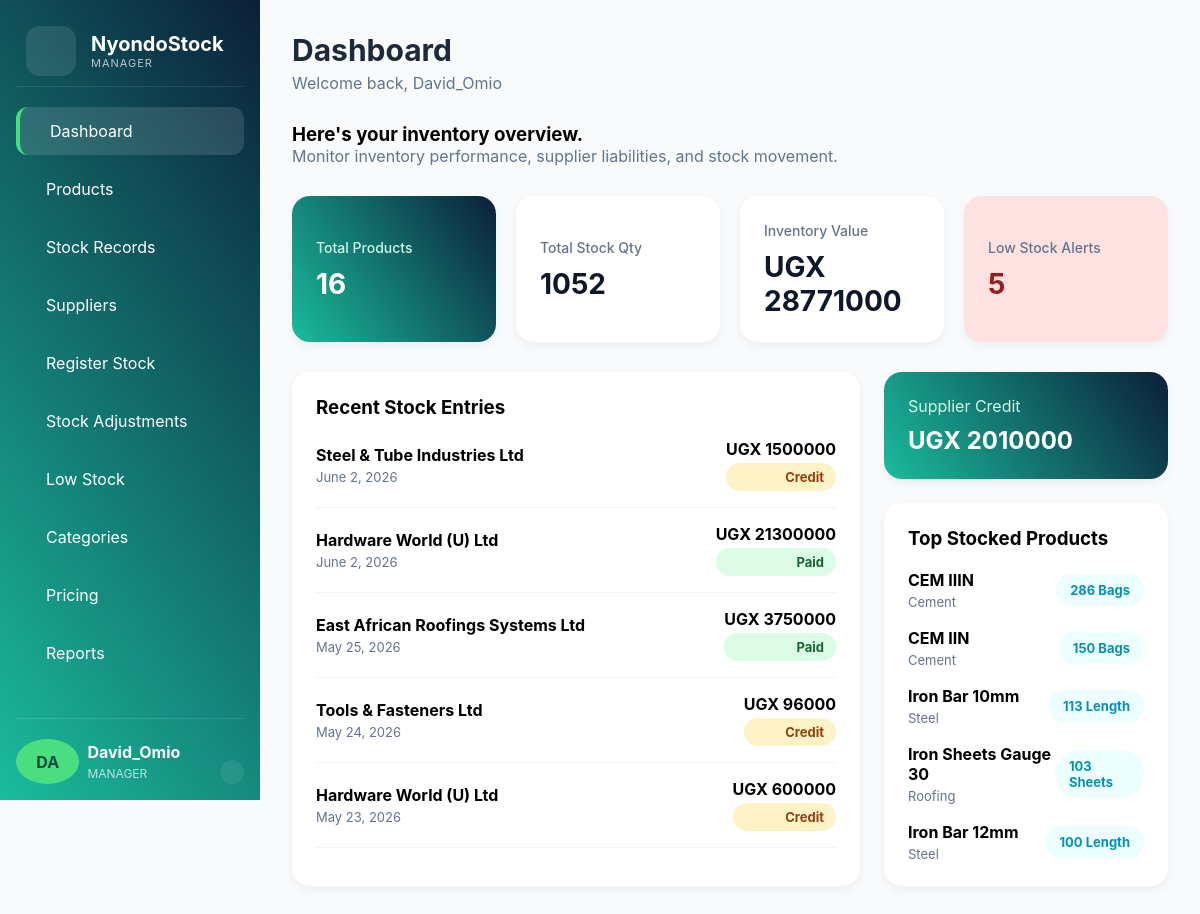
/manager_dashboard/ (signed in), run on the app's committed database.
### inventory_app/models.py (models this page shows, shortened)
class StockEntry(models.Model):
    PAYMENT_METHODS = (
        ('CASH', 'Cash'),
        ('MOMO', 'Mobile Money'),
        ('BANK', 'Bank Transfer'),
        ('CHEQUE', 'Cheque'),
    )
    supplier = models.ForeignKey(
        Supplier,
        on_delete=models.CASCADE
    )
    added_by = models.ForeignKey(
        'auth.User',
        on_delete=models.SET_NULL,
        null=True
    )
    invoice_number = models.CharField(
        max_length=100,
        blank=True,
        null=True
    )
    stock_date = models.DateField(default=now)
    supplied_on_credit = models.BooleanField(default=False)
    total_cost = models.DecimalField(
        max_digits=12,
        decimal_places=2,
        default=0
    )
    payment_method = models.CharField(
        max_length=20,
        choices=PAYMENT_METHODS,
        blank=True,
        null=True
    )
    transaction_reference = models.CharField(
        max_length=100,
        blank=True,
        null=True
    )
    notes = models.TextField(
        blank=True,
        null=True
    )
    date_added = models.DateTimeField(
        auto_now_add=True
    )

class Supplier(models.Model):
    COMPANY_TYPES = (
        ('SOLE', 'Sole Proprietorship'),
        ('PARTNERSHIP', 'Partnership'),
        ('LLC', 'Limited Liability Company'),
        ('CORPORATION', 'Corporation'),
    )
    supplier_name = models.CharField(max_length=150)
    contact_person = models.CharField(max_length=100)
    job_title = models.CharField(
        max_length=100,
        blank=True
    )
    phone_number = models.CharField(max_length=20)
    alternative_phone = models.CharField(
        max_length=20,
        blank=True
    )
    email = models.EmailField(blank=True)
    company_type = models.CharField(
        max_length=30,
        choices=COMPANY_TYPES,
        blank=True
    )
    business_registration_number = models.CharField(
        max_length=100,
        blank=True
    )
    tin_number = models.CharField(
        max_length=100,
        blank=True
    )
    website = models.URLField(blank=True)
    address = models.TextField(blank=True)
    city = models.CharField(
        max_length=100,
        blank=True
    )
    country = models.CharField(
        max_length=100,
        default='Uganda'
    )
    balance_due = models.DecimalField(
        max_digits=12,
        decimal_places=2,
        default=0
    )
    is_credit_supplier = models.BooleanField(default=False)
    created_at = models.DateTimeField(
        auto_now_add=True
    )

class Product(models.Model):
    UNIT_CHOICES = [
        ('Bags', 'Bags'),
        ('Pieces', 'Pieces'),
        ('Kgs', 'Kgs'),
        ('Rolls', 'Rolls'),
        ('Tonnes', 'Tonnes'),
        ('Length', 'Length'),
        ('Sheets', 'Sheets'),
    ]
    category = models.ForeignKey(Category, on_delete=models.CASCADE)
    sku = models.CharField(max_length=50, unique=True, blank=True, null=True)
    product_name = models.CharField(max_length=100)
    unit = models.CharField(max_length=20, choices=UNIT_CHOICES)
    unit_cost = models.DecimalField(max_digits=10, decimal_places=2, default=0)
    normal_percentage = models.DecimalField(
    max_digits=5,
    decimal_places=2,
    default=25
)
    retail_percentage = models.DecimalField(
    max_digits=5,
    decimal_places=2,
    default=20
    )
    wholesale_percentage = models.DecimalField(
    max_digits=5,
    decimal_places=2,
    default=10
   )
    normal_price = models.DecimalField(max_digits=10, decimal_places=2, default=0)
    retail_price = models.DecimalField(max_digits=10, decimal_places=2, default=0)
    wholesale_price = models.DecimalField(max_digits=10, decimal_places=2, default=0)
    quantity = models.PositiveIntegerField(default=0)
    reorder_level = models.PositiveIntegerField(default=10)
    eligible_for_scheme = models.BooleanField(
    default=False)
    is_active = models.BooleanField(default=True)
    created_at = models.DateTimeField(auto_now_add=True)

class Category(models.Model):
    category_name = models.CharField(max_length=100, unique=True)

### inventory_app/views.py (the view)
# urls.py: path('manager_dashboard/', views.manager_dashboard, name='manager_dashboard'),
@login_required
@allowed_roles(['ADMIN', 'MANAGER'])
def manager_dashboard(request):
    products = Product.objects.all()
    total_products = Product.objects.count()
    total_stock_quantity = 0
    total_inventory_value = 0
    for product in products:
        quantity = product.quantity or 0
        unit_cost = product.unit_cost or 0
        total_stock_quantity += quantity
        total_inventory_value += (
            quantity * unit_cost
        )
    low_stock_products = Product.objects.filter(
        quantity__lte=F('reorder_level')
    ).count()
    total_supplier_credit = Supplier.objects.filter(balance_due__gt=0).aggregate(total=Sum('balance_due'))['total'] or 0
    recent_stock = StockEntry.objects.select_related('supplier').order_by('-date_added')[:5]
    top_products = Product.objects.order_by('-quantity')[:5]
    context = {
        'total_products': total_products,
        'total_stock_quantity': total_stock_quantity,
        'total_inventory_value': total_inventory_value,
        'low_stock_products': low_stock_products,
        'total_supplier_credit': total_supplier_credit,
        'recent_stock': recent_stock,
        'top_products': top_products,
    }
    return render(
        request,
        'manager/manager_dashboard.html',
        context
    )

### accounts_app/context_processors.py (called while the page is built)
def user_roles(request):
    user = request.user
    if not user.is_authenticated:
        return {
            "is_admin": False,
            "is_manager": False,
            "is_attendant": False,
        }
    groups = user.groups.values_list("name", flat=True)
    return {
        "is_admin": "ADMIN" in groups,
        "is_manager": "MANAGER" in groups or "ADMIN" in groups,
        "is_attendant": "ATTENDANT" in groups or "ADMIN" in groups,
    }

### templates/manager/manager_dashboard.html (shortened to what this page needs)
{% extends 'manager/base_manager.html' %}
{% block content %}
{% include 'manager/partials/topbar.html' %}
<div class="dashboard-header">
  <div>
    <h3>Here's your inventory overview.</h3>
    <p>
      Monitor inventory performance, supplier liabilities, and stock movement.
    </p>
  </div>
</div>
<div class="stats-grid">
  <div class="stat-card primary">
    <div>
      <span>Total Products</span>
      <h2>{{ total_products }}</h2>
    </div>
  </div>
  <div class="stat-card">
    <div>
      <span>Total Stock Qty</span>
      <h2>{{ total_stock_quantity }}</h2>
    </div>
  </div>
  <div class="stat-card">
    <div>
      <span>Inventory Value</span>
      <h2>UGX {{ total_inventory_value|floatformat:0 }}</h2>
    </div>
  </div>
  <div class="stat-card danger">
    <div>
      <span>Low Stock Alerts</span>
      <h2>{{ low_stock_products }}</h2>
    </div>
  </div>
</div>
<div class="content-grid">
  <div class="card">
    <div class="card-header">
      <h3>Recent Stock Entries</h3>
    </div>
    <div class="activity-list">
      {% for stock in recent_stock %}
      <div class="activity-item">
        <div>
          <strong> {{ stock.supplier.supplier_name }} </strong>
          <span> {{ stock.stock_date }} </span>
        </div>
        <div class="activity-right">
          <strong> UGX {{ stock.total_cost|floatformat:0 }} </strong>
          {% if stock.supplied_on_credit %}
          <span class="badge warning"> Credit </span>
          {% else %}
          <span class="badge success"> Paid </span>
          {% endif %}
        </div>
      </div>
      {% empty %}
      <div class="empty-state">
        <i class="ph ph-package"></i>
        <p>No stock entries yet.</p>
      </div>
      {% endfor %}
    </div>
  </div>
  <div class="side-analytics">
    <div class="card analytics-card">
      <div class="analytics-top">
        <div>
          <span> Supplier Credit </span>
          <h2>UGX {{ total_supplier_credit|floatformat:0 }}</h2>
        </div>
      </div>
    </div>
    <div class="card">
      <div class="card-header">
        <h3>Top Stocked Products</h3>
      </div>
      <div class="top-products">
        {% for product in top_products %}
        <div class="top-product">
          <div>
            <strong> {{ product.product_name }} </strong>
            <span> {{ product.category.category_name }} </span>
          </div>
          <div class="qty-pill">{{ product.quantity }} {{ product.unit }}</div>
        </div>
        {% endfor %}
      </div>
    </div>
  </div>
</div>
{% endblock %}

### templates/manager/partials/sidebar.html (shortened to what this page needs)
<aside class="sidebar">
  <div class="logo-section">
    <div class="logo-icon">
    </div>
    <div>
      <h2>NyondoStock</h2>
      <p>
        <span>{{ request.user.groups.first.name }}</span>
      </p>
    </div>
  </div>
  {% if is_manager and not is_admin %}
  <nav class="nav-menu">
    <a href="{% url 'manager_dashboard' %}"
       class="nav-item {% if request.resolver_match.url_name == 'manager_dashboard' %}active{% endif %}">
       Dashboard
    </a>
    <a href="{% url 'product_list' %}"
       class="nav-item {% if request.resolver_match.url_name == 'product_list' %}active{% endif %}">
       Products
    </a>
    <a href="{% url 'stock_history' %}"
       class="nav-item {% if request.resolver_match.url_name == 'stock_history' %}active{% endif %}">
       Stock Records
    </a>
    <a href="{% url 'supplier_list' %}"
       class="nav-item {% if request.resolver_match.url_name == 'supplier_list' %}active{% endif %}">
       Suppliers
    </a>
    <a href="{% url 'register_stock' %}"
       class="nav-item {% if request.resolver_match.url_name == 'register_stock' %}active{% endif %}">
       Register Stock
    </a>
    <a href="{% url 'stock_adjustments' %}"
       class="nav-item {% if request.resolver_match.url_name == 'stock_adjustments' %}active{% endif %}">
       Stock Adjustments
    </a>
    <a href="{% url 'low_stock' %}"
       class="nav-item {% if request.resolver_match.url_name == 'low_stock' %}active{% endif %}">
       Low Stock
    </a>
    <a href="{% url 'category_list' %}"
       class="nav-item {% if request.resolver_match.url_name == 'category_list' %}active{% endif %}">
       Categories
    </a>
    <a href="{% url 'pricing_list' %}"
       class="nav-item {% if request.resolver_match.url_name == 'pricing_list' %}active{% endif %}">
       Pricing
    </a>
    <a href="{% url 'reports_dashboard' %}"
       class="nav-item {% if request.resolver_match.url_name == 'reports_dashboard' %}active{% endif %}">
       Reports
    </a>
  </nav>
  {% endif %}
  <div class="sidebar-footer">
    <div class="avatar">
      {{ request.user.username|slice:":2"|upper }}
    </div>
    <div class="user-details">
      <div>
      <strong>{{ request.user.username }}</strong>
      <span>
        {{ request.user.groups.first.name }}
      </span>
      </div>
      <a href="{% url 'logout' %}" class="logout-btn">
      </a>
    </div>
  </div>
</aside>

### templates/manager/partials/topbar.html
<header class="topbar">
    <div>
        <h1 class="page-title">
            {% block page_title %}
            Dashboard
            {% endblock %}
        </h1>
        <p class="page-subtitle">
            Welcome back,
            {{ request.user.username }}
        </p>
    </div>
</header>

### templates/manager/base_manager.html (style rules this page uses)
:root { --sidebar-gradient: linear-gradient(235deg, #0b1f3a, #1abc9c); --body-bg: #f8fafc; --card-bg: #ffffff; --text-dark: #1e293b; --text-muted: #64748b; --border-color: #e2e8f0; --shadow: 0 10px 25px rgba(20, 184, 166, 0.14), 0 4px 18px rgba(16, 185, 129, 0.12), 0 0 0 1px rgba(45, 212, 191, 0.08); --radius: 18px; }
* { margin: 0; padding: 0; box-sizing: border-box; font-family: "Inter", sans-serif; }
body { background: var(--body-bg); overflow-x: hidden; }
.sidebar { width: 260px; background: var(--sidebar-gradient); color: white; padding: 16px; display: flex; flex-direction: column; height: 100vh; position: sticky; left: 0; top: 0; overflow-y: auto; flex-shrink: 0; }
.nav-item.active { background: rgba(255, 255, 255, 0.12); color: white; border-left: 4px solid #4ade80; }
.logo-section { display: flex; align-items: center; gap: 15px; margin-bottom: 20px; border-bottom: 1px solid #ffffff1a; padding: 10px; }
.logo-icon { width: 50px; height: 50px; border-radius: 14px; background: rgba(255, 255, 255, 0.1); display: flex; align-items: center; justify-content: center; font-size: 24px; }
.logo-section h2 { font-size: 20px; }
.logo-section p { font-size: 11px; opacity: 0.7; letter-spacing: 1px; }
.nav-menu { flex-grow: 1; }
.nav-item { display: flex; align-items: center; gap: 14px; text-decoration: none; color: white; padding: 14px 16px; border-radius: 12px; margin-bottom: 10px; transition: 0.3s; }
.sidebar-footer { display: flex; align-items: center; gap: 8px; padding-top: 20px; border-top: 1px solid #ffffff1a; }
.avatar { width: 75px; height: 45px; border-radius: 50%; background: #4ade80; color: #064e3b; display: flex; align-items: center; justify-content: center; font-weight: bold; }
.user-details { display: flex; justify-content: space-between; align-items: center; gap: 4px; flex-direction: row; }
.user-details span { font-size: 12px; opacity: 0.7; }
.logout-btn { display: flex; align-items: center; gap: 8px; padding: 12px 12px; border-radius: 12px; text-decoration: none; color: white; margin-top: 20px; background: rgba(255, 255, 255, 0.08); transition: 0.3s; }
.topbar { display: flex; justify-content: space-between; align-items: center; margin-bottom: 30px; }
.page-title { font-size: 30px; color: var(--text-dark); }
.page-subtitle { color: var(--text-muted); margin-top: 5px; }
.card { background: var(--card-bg); border-radius: var(--radius); padding: 24px; margin-bottom: 16px; box-shadow: var(--shadow); transition: 0.3s ease; box-shadow: 0 10px 30px rgba(16, 185, 129, 0.08), 0 4px 12px rgba(13, 77, 77, 0.06); }
.card, .stat-card, table, .form-control, input, select, textarea { box-shadow: var(--shadow); }

### data on the page
StockEntry: supplier.supplier_name "Steel & Tube Industries Ltd", stock_date "June 2, 2026", total_cost "1500000", supplied_on_credit "Credit"
StockEntry: supplier.supplier_name "Hardware World (U) Ltd", stock_date "June 2, 2026", total_cost "21300000", supplied_on_credit "Paid"
StockEntry: supplier.supplier_name "East African Roofings Systems Ltd", stock_date "May 25, 2026", total_cost "3750000", supplied_on_credit "Paid"
StockEntry: supplier.supplier_name "Tools & Fasteners Ltd", stock_date "May 24, 2026", total_cost "96000", supplied_on_credit "Credit"
StockEntry: supplier.supplier_name "Hardware World (U) Ltd", stock_date "May 23, 2026", total_cost "600000", supplied_on_credit "Credit"
Product: product_name "CEM IIIN", category.category_name "Cement", quantity "286", unit "Bags"
Product: product_name "CEM IIN", category.category_name "Cement", quantity "150", unit "Bags"
Product: product_name "Iron Bar 10mm", category.category_name "Steel", quantity "113", unit "Length"
Product: product_name "Iron Sheets Gauge 30", category.category_name "Roofing", quantity "103", unit "Sheets"
Product: product_name "Iron Bar 12mm", category.category_name "Steel", quantity "100", unit "Length"

### other printed values
{{ request.user.groups.first.name }} "MANAGER"
{{ request.user.username|slice:":2"|upper }} "DA"
{{ request.user.username }} "David_Omio"
{{ total_products }} "16"
{{ total_stock_quantity }} "1052"
{{ total_inventory_value|floatformat:0 }} "28771000"
{{ low_stock_products }} "5"
{{ total_supplier_credit|floatformat:0 }} "2010000"
